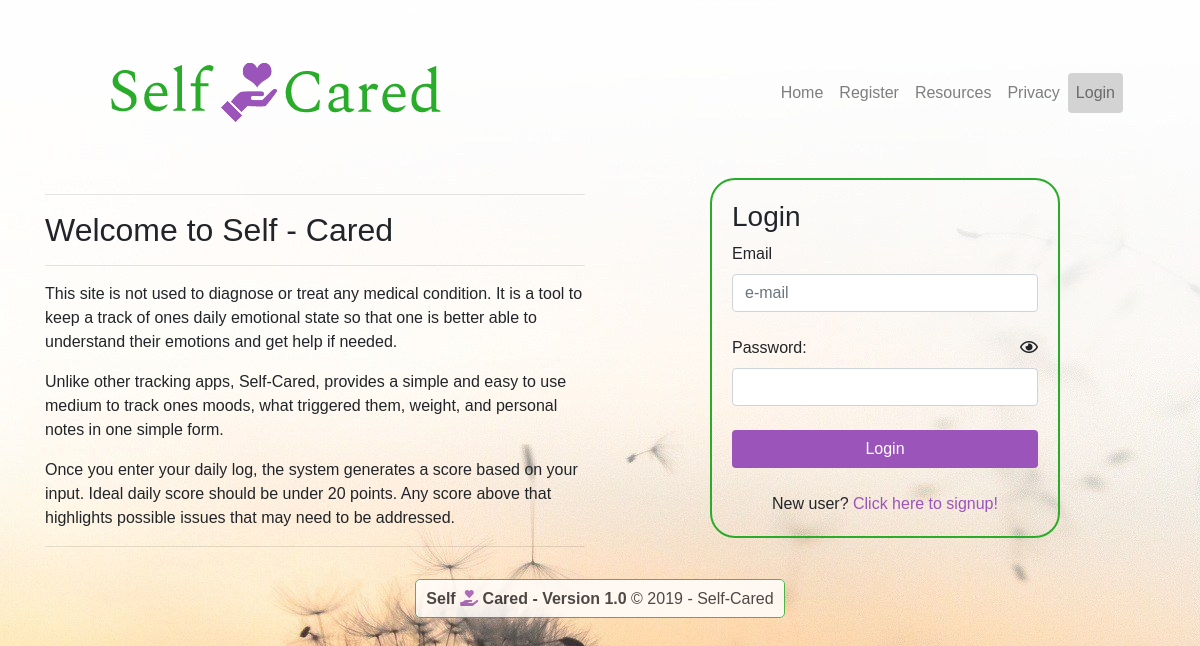
The page /home.php on the database as committed earlier.
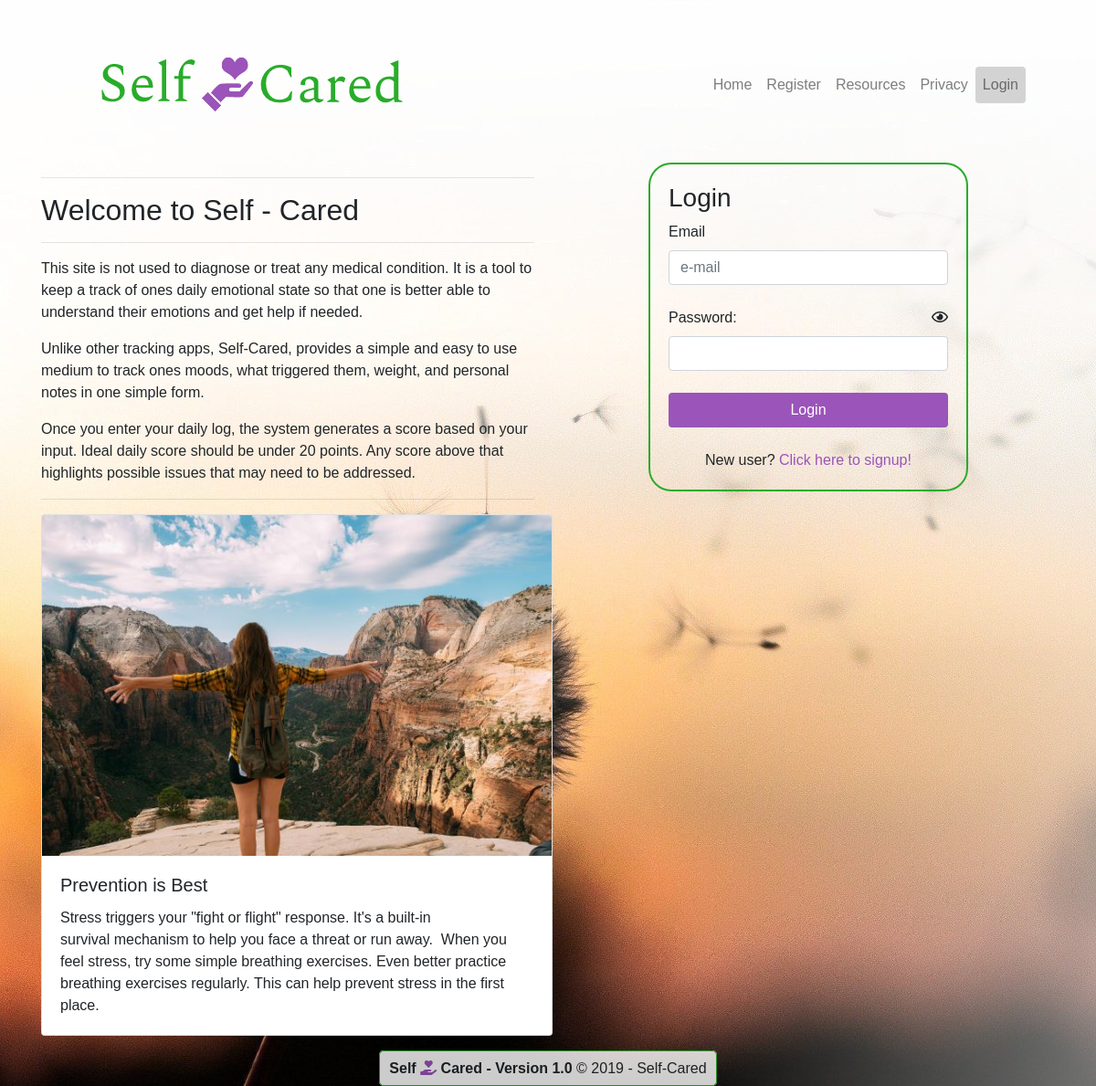
The same page on the database as committed later.
### tables this page shows
CREATE TABLE `interest` (
  `interest_id` int(11) NOT NULL,
  `interest` int(1) NOT NULL,
  `title` varchar(30) NOT NULL,
  `description` text NOT NULL,
  `image` varchar(10) NOT NULL
);

### home.php (the view, shortened to what this page needs)
<?php session_start();
include_once 'inc/layout/header.php';
include_once 'inc/layout/navbar.php';
?>
<?php
    function getInterests(){
        $interest_sql = "SELECT interest, title, description, image FROM interest order by RAND() LIMIT 1";
        $db = new mysqli('localhost','root','','care');
        $db->set_charset('utf8');
        $interest_result = $db->query($interest_sql);
        if ($interest_result->num_rows > 0) {
            while ($row = $interest_result->fetch_assoc()){
                echo '<div class="card" style="width: 35rem;">';
                    echo '<img class="card-img-top" src="img/'.$row['image'].'.jpg" alt="'.$row['image'].'">';
                    echo '<div class="card-body">';
                        echo '<h5 class="card-title">'.$row['title'].'</h5>';
                        echo '<p class="card-text">'.$row['description'].'</p>';
                    echo '</div>';
                echo '</div>';
            }
        }
    }
?>
<div class="row">
    <div class="col-6">
        <hr>
        <h2>Welcome to Self - Cared</h2>
        <hr>
        <p>This site is not used to diagnose or treat any medical condition. It is a tool to keep a track of ones daily emotional state so that one is better able to understand their emotions and get help if needed. </p>
        <p>Unlike other tracking apps, Self-Cared, provides a simple and easy to use medium to track ones moods, what triggered them, weight, and personal notes in one simple form.</p>
        <p>Once you enter your daily log, the system generates a score based on your input. Ideal daily score should be under 20 points. Any score above that highlights possible issues that may need to be addressed.</p>
        <hr>
        <?php getInterests(); ?>
    </div>
    <div class="col-1"></div>
    <div class="col-md-4">
        <div id="logindiv">
            <h3>Login</h3>
            <form action="home.php" method="POST">
                <label for="email">Email</label>
                <br>
                <input class="form-control" type="email" name="email" id="email" required <?php echo (isset($_POST['email'])) ? 'value="'.$_POST['email'].'"' : 'placeholder="e-mail"'; ?>>
                <br>
                <div class="row">
                    <div class="col">
                        <label for="password">Password:</label>
                    </div>
                    <div class="col text-right">
                        <input type="checkbox" id="show" onclick="showPassword('password')"><label for="show"><i class="far fa-eye"></i></label>
                    </div>
                </div>
                <input class="form-control" type="password" name="password" id="password" required <?php echo (isset($_POST['password'])) ? 'value="'.$_POST['password'].'"' : ''; ?>>
                <br>
                <input class="btn btn-block mybutton" type="submit" value="Login">
                <br>
                <div class="text-center">
                    New user?<a href="register.php"> Click here to signup!</a>
                </div>
                </form>
            </div>
        </div>
    <div class="col-1"></div>
</div>
</div>
<?php include_once 'inc/layout/footer.php'; ?>

### inc/layout/header.php (shortened to what this page needs)
<!DOCTYPE html>
<html lang="en">
<head>
    <link rel="stylesheet" href="https://stackpath.bootstrapcdn.com/bootstrap/4.3.1/css/bootstrap.min.css">
    <link rel="stylesheet" href="css/style.css">
    <link rel="stylesheet" href="https://use.fontawesome.com/releases/v5.7.2/css/all.css">
</head>
<body>
    <div class="container mt-4">

### inc/layout/navbar.php (shortened to what this page needs)
<nav class="navbar navbar-expand-lg navbar-light m-3">
    <a class="navbar-brand" href="<?php if(isset($_SESSION['user_id'])){ echo 'user_home.php'; } else{ echo 'home.php';} ?>"><img id="logo" src="img/logo2.png" alt="Self-Cared Logo"></a>
    <div class="collapse navbar-collapse" id="navbarSupportedContent">
        <ul class="navbar-nav ml-auto">
        <?php
            if(isset($_SESSION['user_id'])){
                echo '<li class="nav-item"><a class="nav-link" href="user_home.php">Home</a></li>';
                echo '<li class="nav-item"><a class="nav-link" href="track.php">Daily Log</a></li>';
                echo '<li class="nav-item"><a class="nav-link" href="history.php">History</a></li>';
                echo '<li class="nav-item"><a class="nav-link" href="profile.php">Profile</a></li>';
            } else {
                echo '<li class="nav-item"><a class="nav-link" href="home.php">Home</a></li>';
                echo '<li class="nav-item"><a class="nav-link" href="register.php">Register</a></li>';
            }
        ?>
            <li class="nav-item">
                <a class="nav-link" href="resources.php">Resources</a>
            </li>
            <li class="nav-item">
                <a class="nav-link" href="privacy.php">Privacy</a>
            </li>
            <?php
                if(isset($_SESSION['user_id'])){
                    echo '<li class="nav-item login"><a id="logout" class="nav-link" href="logout.php">Logout</a></li>';
                } else {
                    echo '<li class="nav-item login"><a class="nav-link" href="home.php">Login</a></li>';
                }
            ?>
        </ul>
    </div>
</nav>

### inc/layout/footer.php (shortened to what this page needs)
<div class="row">
    <div class="col-lg-12 text-center mt-4">
        <p class="" id="footerdiv"><strong>Self <i id="footerlogo" class="fas fa-hand-holding-heart"></i> Cared - Version 1.0</strong>  &copy; 2019 - Self-Cared</p>
    </div>
</div>
</body>
</html>

### css/style.css (style rules this page uses)
body { font-family: Arial, Helvetica, sans-serif; margin: 0; padding: 0; background-image: url('../img/bg_home.jpg'); background-repeat: no-repeat; background-position: left top; background-attachment: fixed; background-size: auto; }
.login { background-color: #D3D3D3; border-radius: 4px; }
#logindiv { border: 2px solid #29ac2a; border-radius: 25px; padding: 20px; }
#footerdiv { display: inline; background-color: #FFFFFF; opacity: 0.8; border: 1px solid #29ac2a; border-radius: 5px; padding: 10px; }
a:link, a:visited, a:hover, a:active { text-decoration: none; color:#9b54b9; }
.mybutton { background-color: #9b54b9; color: #FFFFFF; }
#footerlogo { color:#9b54b9; }
input { outline: none; }

Rows that differ between the two databases and show on the page:
added interest: image (picture), title "Prevention is Best", description "Stress triggers your \"fight or flight\" response. It's a built-in survival mechanism to help you face a threat or run away. When you feel stress, try some simple breathing exercises. Even better practice breathing exercises regularly. This can help prevent stress in the first place."
